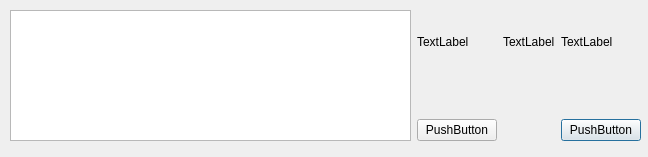
<?xml version="1.0" encoding="UTF-8"?>
<ui version="4.0">
 <class>AnswerDetailDialog</class>
 <widget class="QDialog" name="AnswerDetailDialog">
  <property name="geometry">
   <rect>
    <x>0</x>
    <y>0</y>
    <width>648</width>
    <height>157</height>
   </rect>
  </property>
  <property name="windowTitle">
   <string>Dialog</string>
  </property>
  <widget class="QWidget" name="horizontalLayoutWidget">
   <property name="geometry">
    <rect>
     <x>10</x>
     <y>10</y>
     <width>631</width>
     <height>131</height>
    </rect>
   </property>
   <layout class="QHBoxLayout" name="horizontalLayout">
    <item>
     <widget class="QTextEdit" name="textEdit"/>
    </item>
    <item>
     <layout class="QGridLayout" name="gridLayout">
      <item row="4" column="2">
       <widget class="QPushButton" name="focusButton">
        <property name="text">
         <string>PushButton</string>
        </property>
       </widget>
      </item>
      <item row="4" column="0">
       <widget class="QPushButton" name="praiseButton">
        <property name="text">
         <string>PushButton</string>
        </property>
       </widget>
      </item>
      <item row="2" column="0">
       <widget class="QLabel" name="label_3">
        <property name="text">
         <string>TextLabel</string>
        </property>
       </widget>
      </item>
      <item row="2" column="1">
       <widget class="QLabel" name="label_4">
        <property name="text">
         <string>TextLabel</string>
        </property>
       </widget>
      </item>
      <item row="2" column="2">
       <widget class="QLabel" name="label_2">
        <property name="text">
         <string>TextLabel</string>
        </property>
       </widget>
      </item>
      <item row="3" column="0">
       <spacer name="verticalSpacer">
        <property name="orientation">
         <enum>Qt::Vertical</enum>
        </property>
        <property name="sizeType">
         <enum>QSizePolicy::Fixed</enum>
        </property>
        <property name="sizeHint" stdset="0">
         <size>
          <width>20</width>
          <height>40</height>
         </size>
        </property>
       </spacer>
      </item>
     </layout>
    </item>
   </layout>
  </widget>
 </widget>
 <resources/>
 <connections/>
</ui>
